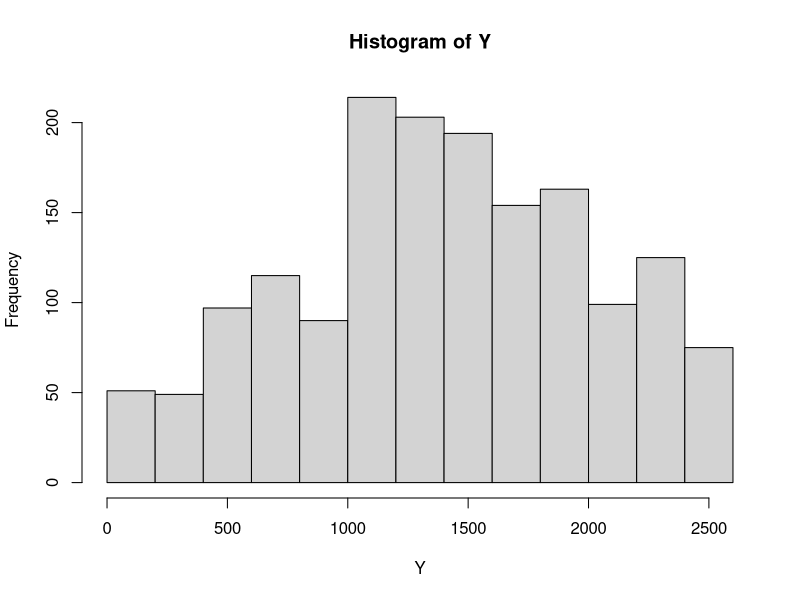
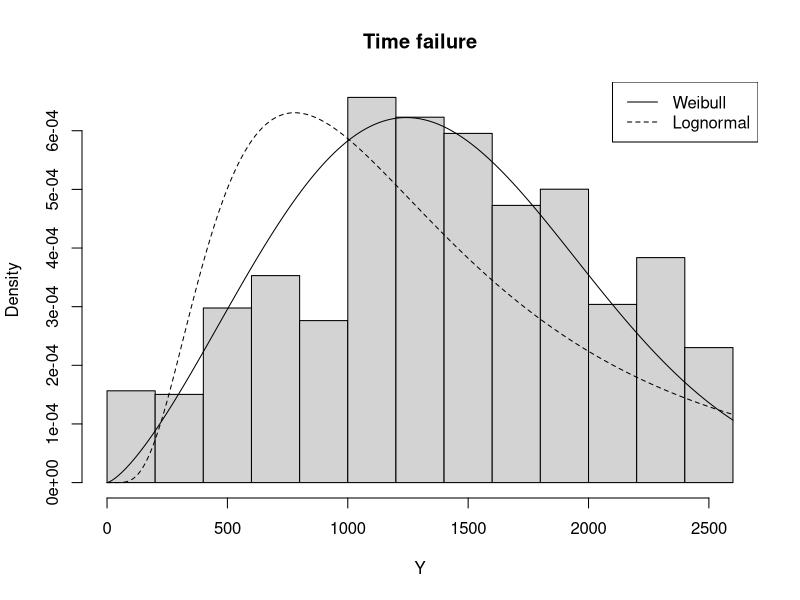
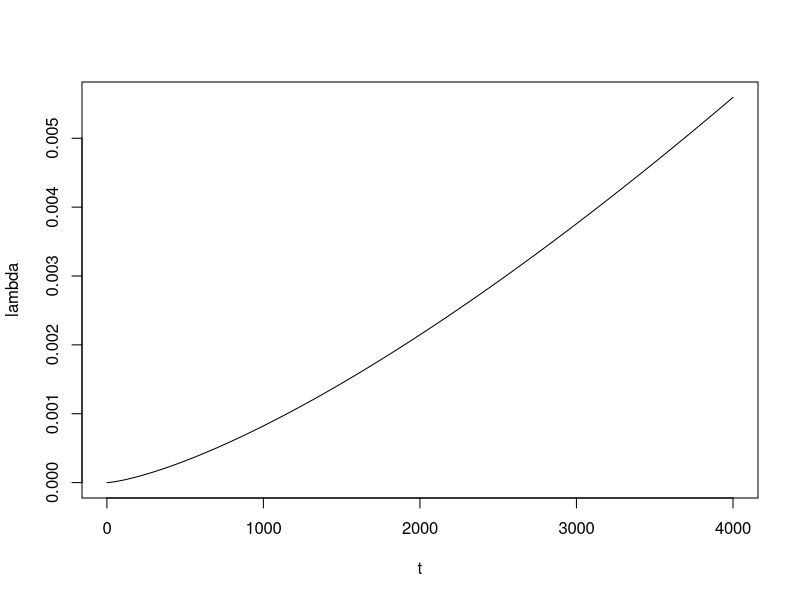

Write R code to recreate these figures, in order. (Note: this script raises an error after producing the figures.)
#Set working directory
setwd("/home/ajo/gitRepos/stat4BusMan/Practice_OptRepStocks")

# Reading grouped failure data

fdata<-read.table("Timefailure.csv",sep=";",header = T)

fdata$time<-(fdata$time_lim_l+fdata$time_lim_u)/2
fdata2<-fdata[,c("failures","time")]
# Ungrouping data
nint<-nrow(fdata2)
nint
uno<-matrix(fdata2$time[1],fdata2$failures[1],1)
uno
for(i in 2:nint){
  dos<-rbind(uno,matrix(fdata2$time[i],fdata2$failures[i],1))
  uno<-dos
}

Y<-dos
summary(Y)
hist(Y)
# Fitting time distributions
library(MASS)

## Exponential
fitExp<-fitdistr(Y,"exponential")
fitExp$estimate
fitExp$loglik
AIC(fitExp)

## Weibull
scale<-1/fitExp$estimate
fitWeib<-fitdistr(Y,"weibull",list(shape = 1, scale =scale))
fitWeib$estimate
fitWeib$loglik
AIC(fitWeib)

## Log-normal
fitLn<-fitdistr(Y,"lognormal")
fitLn$estimate
fitLn$loglik
AIC(fitLn)


## Comparint Weibull and Lognormal
t<-as.vector(c(0:2600))
hist(Y,xlim = c(0,2600), probability = T,main = "Time failure")
lines(t,dweibull(t,fitWeib$estimate[1],fitWeib$estimate[2]),lty=1)
lines(t,dlnorm(t,fitLn$estimate[1],fitLn$estimate[2]),lty=2)
legend("topright",c("Weibull","Lognormal"),lty=c(1,2))

# Weibull results
## Hazard function

t<-as.vector(c(1:4000))
lambda<-(fitWeib$estimate[1]/fitWeib$estimate[2])*(t/fitWeib$estimate[2])**(fitWeib$estimate[1]-1)
plot(t,lambda, type="l")


# Average life time
mu0<-fitWeib$estimate[2]*gamma(1+1/fitWeib$estimate[1]) # Is the mean
mu0

# Times between inspection 
R<-0.9 # is Pr(Y>y)
mu2<-fitWeib$estimate[2]*(-log(R))**(1/fitWeib$estimate[1]) # Is the inverse of the reliavility function (or S(y))
mu2

# Number of failures per hours
lambda<-1/mu2
lambda

H<-30*4*8 # Time scale
H
lambdaH<-lambda*H
lambdaH

# Maintenance parameters
# Mean time before failures mu_1 (MTBF)
## Mean failure per hour
one<-1/MTBF 
## Weibull parameters
beta<-fitWeib$estimate[1]
alpha<-fitWeib$estimate[2]

# Failure rate under prevention maintenance
one_num<-factorial(1/beta)
two_num<-1-exp(-(mu2/alpha)**beta)
one_den<-(mu2/alpha)*exp(-(mu2/alpha)**beta)
two_den<-((mu2/alpha)**beta)/beta
lim_lambda_p<-one*one_num*two_num/(one_den+two_den)
mu1<-1/lim_lambda_p
mu1
